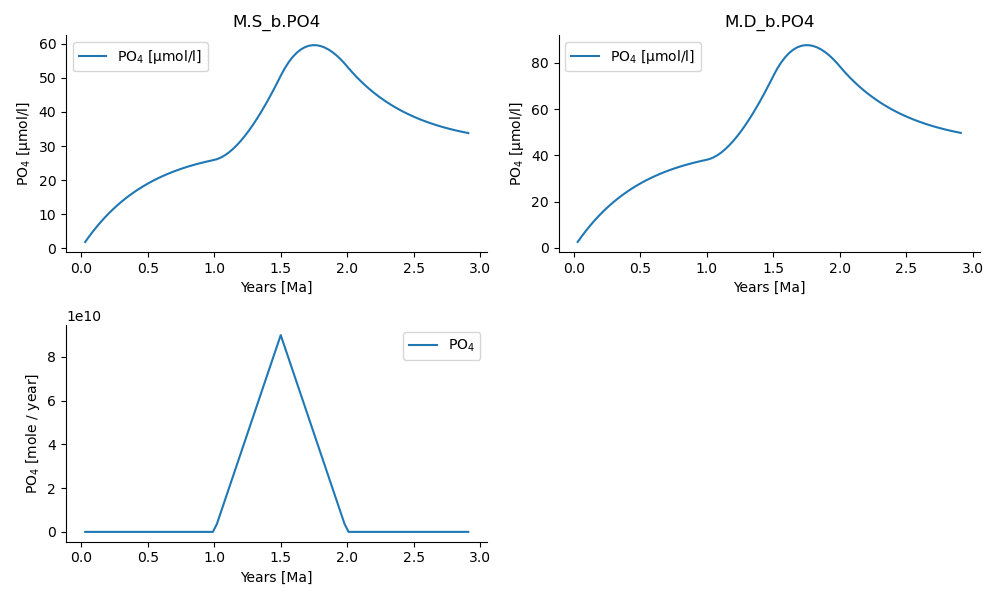

The script that drew this image:
# import classes from the esbmtk library
from esbmtk import (
    Model,  # the model class
    Reservoir,  # the reservoir class
    ConnectionProperties,  # the connection class
    SourceProperties,  # the source class
    SinkProperties,  # sink class
)
# define the basic model parameters
M = Model(
    stop="3 Myr",  # end time of model
    max_timestep="1 kyr",  # upper limit of time step
    element=["Phosphor"],  # list of element definitions
)
# now try this
from esbmtk import Q_
tau = Q_("100 years")
tau * 12
# boundary conditions
F_w =  M.set_flux("45 Gmol", "year", M.P) # P @280 ppm (Filipelli 2002)
tau = Q_("100 year")  # PO4 residence time in surface box
F_b = 0.01  # About 1% of the exported P is buried in the deep ocean
thc = "20*Sv"  # Thermohaline circulation in Sverdrup
# Source definitions
SourceProperties(
    name="weathering",
    species=[M.PO4],
)
SinkProperties(
    name="burial",
    species=[M.PO4],
)
# reservoir definitions
Reservoir(
    name="S_b",  # box name
    volume="3E16 m**3",  # surface box volume
    concentration={M.PO4: "0 umol/l"},  # initial concentration
)
Reservoir(
    name="D_b",  # box name
    volume="100E16 m**3",  # deeb box volume
    concentration={M.PO4: "0 umol/l"},  # initial concentration
)
ConnectionProperties(
    source=M.weathering,  # source of flux
    sink=M.S_b,  # target of flux
    rate=F_w,  # rate of flux
    id="river",  # connection id
    ctype="regular", #connection type
)
ConnectionProperties(  # thermohaline downwelling
    source=M.S_b,  # source of flux
    sink=M.D_b,  # target of flux
    ctype="scale_with_concentration",
    scale=thc, #(in sverdrups, i.e. volumetric rate) 
    #volume / time * concentration (i.e. mass per unit volume) = flux (i.e. mass transfer per unit time)
    id="downwelling_PO4",
)
ConnectionProperties(  # thermohaline upwelling
    source=M.D_b,  # source of flux
    sink=M.S_b,  # target of flux
    ctype="scale_with_concentration",
    scale=thc,
    id="upwelling_PO4",
)
ConnectionProperties(  #
    source=M.S_b,  # source of flux
    sink=M.D_b,  # target of flux
    ctype="scale_with_concentration",
    scale=M.S_b.volume / tau, 
    # volume / time * concentration (i.e. mass per unit volume) = flux (i.e mass transfer per unit time)
    id="primary_production",
    species=[M.PO4],  # apply this only to PO4
)
ConnectionProperties(  #
    source=M.D_b,  # source of flux
    sink=M.burial,  # target of flux
    ctype="scale_with_flux",
    ref_flux="primary_production",
    scale=F_b,
    id="burial",
    species=[M.PO4],
)

from esbmtk import Signal

Signal(
    name="CR",  # Signal name
    species=M.PO4,  # SpeciesProperties
    start="1 Myrs",
    shape="pyramid",
    duration="1 Myrs",
    mass="45 Pmol",
)

ConnectionProperties(
    source=M.weathering,  # source of flux
    sink=M.S_b,  # target of flux
    rate=F_w,  # rate of flux
    id="river",  # connection id
    signal=M.CR,
    species=[M.PO4],
    ctype="regular",
)
M.run()

M.plot([M.S_b.PO4, M.D_b.PO4, M.CR], fn="po4_2.png")
#  M.save_data()
